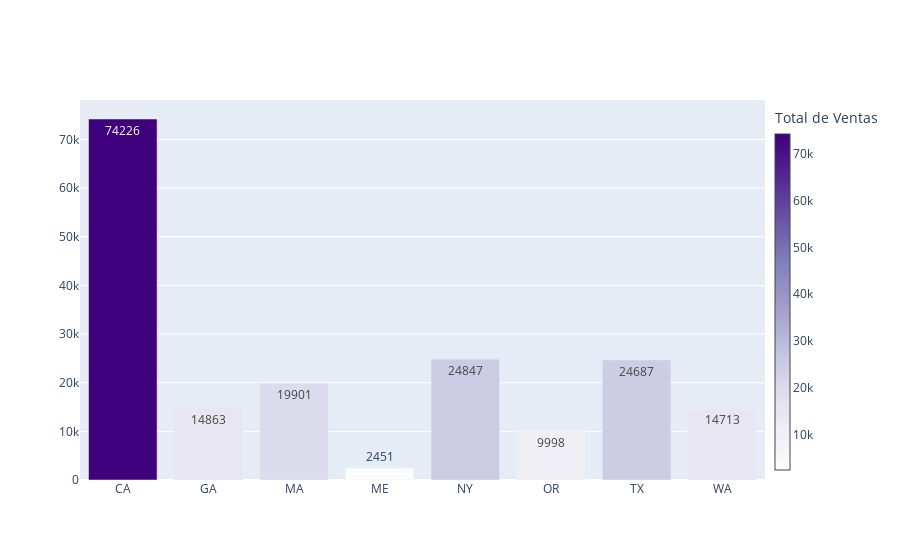

Notebook code cell kept with this figure:
### Code cell
# Se crea el objeto de grafico para representar el total de ventas anual por estado
fig = go.Figure()

# Se agrega a la figura un grafico de linea con los estados y el total de ventas por esos estados
fig.add_trace(go.Bar(
    x = estados,
    y = totales_ventas_anual_estado,
    name='Total de Ventas Estatales Anual',
    marker=dict(color=totales_ventas_anual_estado, colorscale='Purples',colorbar=dict(title='Total de Ventas', x=1.0, thickness=15)),
    text=totales_ventas_anual_estado,
    textposition='auto',
    )
)

### Figure 1 — Plotly figure (JSON) as saved in the notebook; plotly's stock layout.template omitted (floating-point values rounded to 4 significant figures)
{"data": [{"marker": {"color": [74226, 14863, 19901, 2451, 24847, 9998, 24687, 14713], "colorbar": {"thickness": 15, "title": {"text": "Total de Ventas"}, "x": 1}, "colorscale": [[0, "rgb(252,251,253)"], [0.125, "rgb(239,237,245)"], [0.25, "rgb(218,218,235)"], [0.375, "rgb(188,189,220)"], [0.5, "rgb(158,154,200)"], [0.625, "rgb(128,125,186)"], [0.75, "rgb(106,81,163)"], [0.875, "rgb(84,39,143)"], [1, "rgb(63,0,125)"]]}, "name": "Total de Ventas Estatales Anual", "text": [74226, 14863, 19901, 2451, 24847, 9998, 24687, 14713], "textposition": "auto", "type": "bar", "x": ["CA", "GA", "MA", "ME", "NY", "OR", "TX", "WA"], "y": [74226, 14863, 19901, 2451, 24847, 9998, 24687, 14713]}], "layout": {}}
